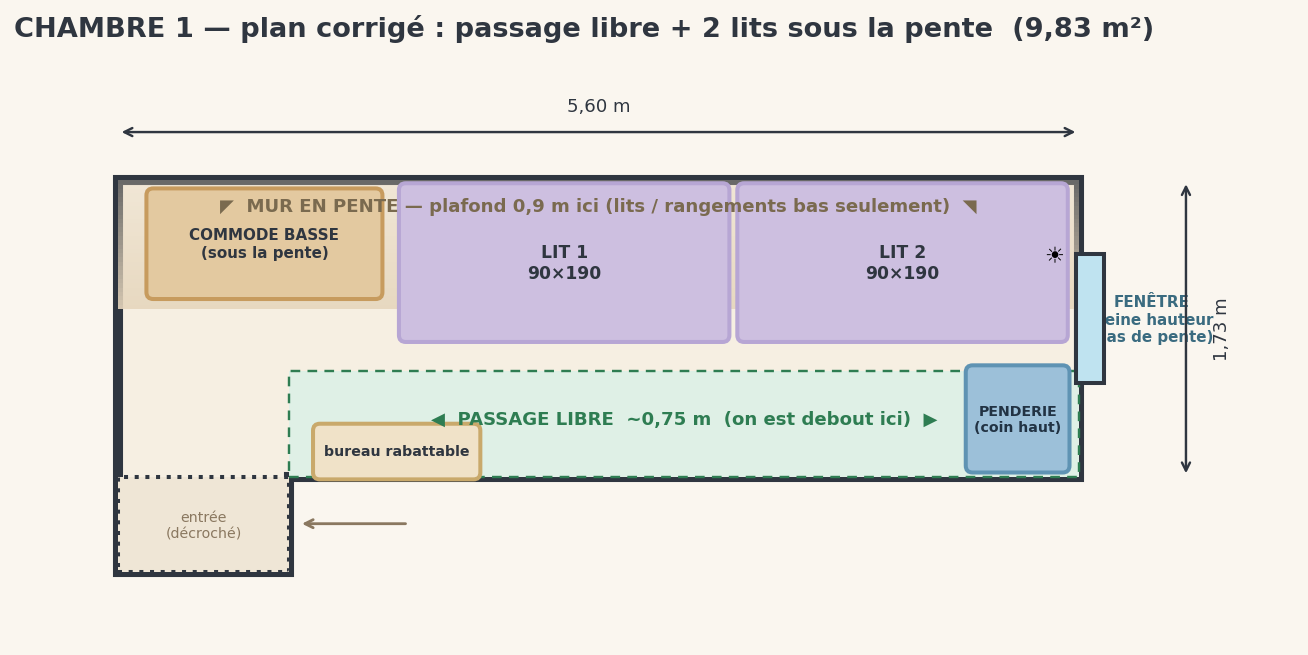

Python code for this plot:
#!/usr/bin/env python3
"""Chambre 1 - PLAN MEUBLE corrige (forme validee).
Pente mansardee sur long mur HAUT (0.9m -> 2.5m). Fenetre pleine hauteur au fond.
Passage imperatif le long du mur HAUT. 2 lits en enfilade sous la pente.
"""
import matplotlib
matplotlib.use("Agg")
import matplotlib.pyplot as plt
from matplotlib.patches import Polygon, Rectangle, FancyBboxPatch
import numpy as np

C = {"floor":"#f6efe2","slope":"#e6d6bd","wall":"#2f3640","win":"#bfe3f0",
     "bed":"#cdbfe0","bedf":"#b7a6d4","draw":"#e3c9a0","ward":"#9cc0d9",
     "ok":"#2e7d52","ink":"#2f3640","pass":"#dff0e6"}

W, L = 1.73, 5.6
fig, ax = plt.subplots(figsize=(14,5.2))
fig.patch.set_facecolor("#faf6ef"); ax.set_facecolor("#faf6ef")

# contour + decroche d'entree (coin bas-gauche)
outline=[(0,0),(0,W),(L,W),(L,0),(1.0,0),(1.0,-0.55),(0,-0.55)]
ax.add_patch(Polygon(outline, closed=True, facecolor=C["floor"],
            edgecolor=C["wall"], lw=5, zorder=2))

# bande basse de la pente (mur HAUT) en degrade
for i in range(30):
    yy=W-0.75+0.75*i/30
    ax.add_patch(Rectangle((0,yy),L,0.75/30, facecolor=C["slope"],
                 alpha=0.9-0.6*i/30, edgecolor="none", zorder=2.5))
ax.text(L/2, W-0.18, "◤  MUR EN PENTE — plafond 0,9 m ici (lits / rangements bas seulement)  ◥",
        ha="center", fontsize=9, color="#7a6a4f", fontweight="bold", zorder=8)

# couloir / passage le long du mur HAUT
ax.add_patch(Rectangle((1.0,0.0),L-1.0,0.62, facecolor=C["pass"],
             edgecolor=C["ok"], lw=1.2, ls=(0,(4,3)), zorder=3))
ax.text(3.3,0.31,"◀  PASSAGE LIBRE  ~0,75 m  (on est debout ici)  ▶",
        ha="center", fontsize=9, color=C["ok"], fontweight="bold", zorder=8)

def bloc(x,y,w,h,fc,ec,label,fs=8.5,tc="#2f3640",lw=2,z=5):
    ax.add_patch(FancyBboxPatch((x,y),w,h,boxstyle="round,pad=0.012,rounding_size=0.04",
                 facecolor=fc,edgecolor=ec,lw=lw,zorder=z))
    ax.text(x+w/2,y+h/2,label,ha="center",va="center",fontsize=fs,
            color=tc,fontweight="bold",zorder=z+1)

# 2 lits en enfilade contre la pente (0.9 large x 1.9 long)
bloc(1.65,0.80,1.90,0.90,C["bed"],C["bedf"],"LIT 1\n90×190",z=5)
bloc(3.62,0.80,1.90,0.90,C["bed"],C["bedf"],"LIT 2\n90×190",z=5)
# tete cote fenetre pour lit 2
ax.text(5.45,1.25,"☀",ha="center",fontsize=11,zorder=6)

# commode basse sous la pente, cote porte (sous 0.9m, h~0.5)
bloc(0.18,1.05,1.35,0.62,C["draw"],"#c79b5e","COMMODE BASSE\n(sous la pente)",fs=7.5,z=5)

# penderie haute, coin HAUT cote fenetre (plafond 2.5m)
bloc(4.95,0.04,0.58,0.60,C["ward"],"#5f93b3","PENDERIE\n(coin haut)",fs=7,tc="#234",z=5)

# bureau rabattable sur mur haut (n'empiete pas: 0.30 prof)
bloc(1.15,0.0,0.95,0.30,"#f0e2c8","#c9a96b","bureau rabattable",fs=7,z=4)

# fenetre pleine hauteur au fond
ax.add_patch(Rectangle((L-0.02,0.55),0.16,0.75, facecolor=C["win"],
             edgecolor=C["wall"], lw=2, zorder=7))
ax.text(L+0.42,0.92,"FENÊTRE\npleine hauteur\n(pas de pente)",ha="center",
        va="center",fontsize=7.5,color="#3a6b80",fontweight="bold")
# porte / entree decroche
ax.add_patch(Rectangle((0,-0.55),1.0,0.55, facecolor="#efe6d6",
             edgecolor=C["wall"], lw=2, ls=":", zorder=3))
ax.text(0.5,-0.28,"entrée\n(décroché)",ha="center",va="center",fontsize=7,
        color="#8a7860",zorder=4)
ax.annotate("",xy=(1.05,-0.27),xytext=(1.7,-0.27),
            arrowprops=dict(arrowstyle="->",color="#8a7860",lw=1.4))

# cotes
ax.annotate("",xy=(0,W+0.28),xytext=(L,W+0.28),
            arrowprops=dict(arrowstyle="<->",color=C["ink"],lw=1.2))
ax.text(L/2,W+0.40,"5,60 m",ha="center",fontsize=9,color=C["ink"])
ax.annotate("",xy=(L+0.62,0),xytext=(L+0.62,W),
            arrowprops=dict(arrowstyle="<->",color=C["ink"],lw=1.2))
ax.text(L+0.78,W/2,"1,73 m",rotation=90,va="center",fontsize=9,color=C["ink"])

ax.set_xlim(-0.6,L+1.25); ax.set_ylim(-0.95,W+0.7)
ax.set_aspect("equal"); ax.axis("off")
ax.set_title("CHAMBRE 1 — plan corrigé : passage libre + 2 lits sous la pente  (9,83 m²)",
             fontsize=13.5,fontweight="bold",color=C["ink"],loc="left",pad=12)
plt.savefig("/home/user/ella-caisse/chambre_design/plan_corrige.png",
            dpi=145,facecolor="#faf6ef",bbox_inches="tight")
print("OK plan_corrige.png")
